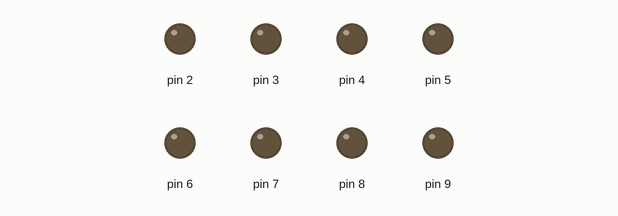
Recording of a sketch running on a simulated Arduino Uno, built with avr-gcc and run on an emulated ATmega328P. Shown: output pins drawn as LEDs (lit = HIGH).

Above: at 0.1 s.
At 4.1 s:
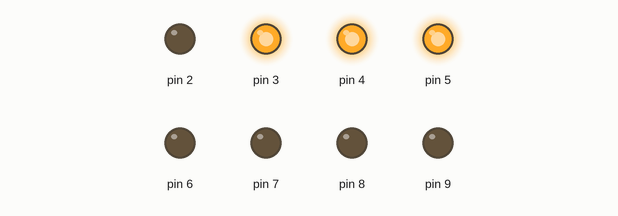
At 9.1 s:
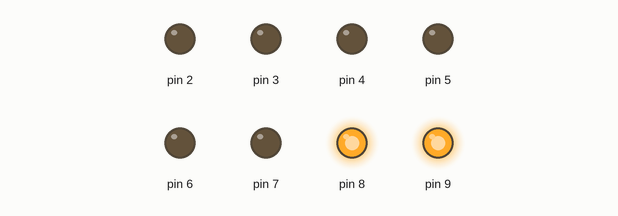
At 19.1 s:
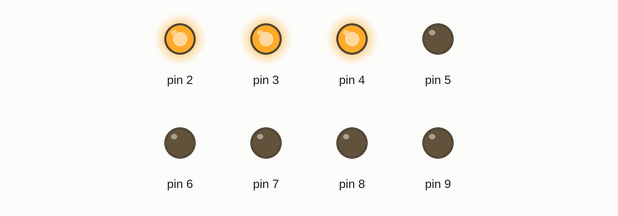
At 29.1 s:
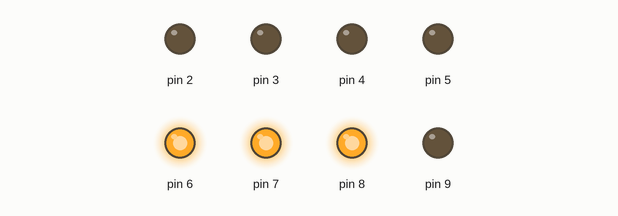
At 39.1 s:
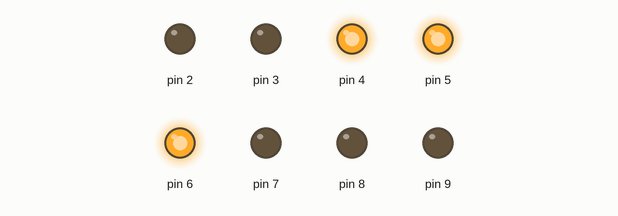
Timing chart, 0 to 40.0 s (numbered marks = the images above):
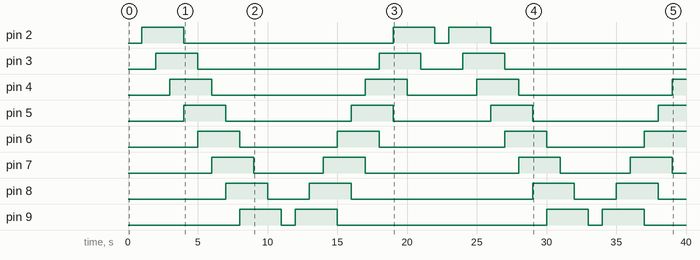

The sketch:

exercici_1.3.ino
```cpp
void setup()
{
  // put your setup code here, to run once:
  pinMode (2,OUTPUT);
  pinMode (3,OUTPUT);
  pinMode (4,OUTPUT);
  pinMode (5,OUTPUT);
  pinMode (6,OUTPUT);
  pinMode (7,OUTPUT);
  pinMode (8,OUTPUT);
  pinMode (9,OUTPUT);
}

void loop() {
  // put your main code here, to run repeatedly:
  digitalWrite (2,LOW);
  digitalWrite (3,LOW);
  digitalWrite (4,LOW);
  digitalWrite (5,LOW);
  digitalWrite (6,LOW);
  digitalWrite (7,LOW);
  digitalWrite (8,LOW);
  digitalWrite (9,LOW);
  delay (1000);
  digitalWrite (2,HIGH);
  delay (1000);
  digitalWrite (3,HIGH);
  delay (1000);
  digitalWrite (4,HIGH);
  delay (1000);
  digitalWrite (2,LOW);
  digitalWrite (5,HIGH);
  delay (1000);
  digitalWrite (3,LOW);
  digitalWrite (6,HIGH);
  delay (1000);
  digitalWrite (4,LOW);
  digitalWrite (7,HIGH);
  delay (1000);
  digitalWrite (5,LOW);
  digitalWrite (8,HIGH);
  delay (1000);
  digitalWrite (6,LOW);
  digitalWrite (9,HIGH);
  delay (1000);
  digitalWrite (7,LOW);
  delay (1000);
  digitalWrite (8,LOW);
  delay (1000);
  digitalWrite (9,LOW);
  delay (1000);
  digitalWrite (9,HIGH);
  delay (1000);
  digitalWrite (8,HIGH);
  delay (1000);
  digitalWrite (7,HIGH);
  delay (1000);
  digitalWrite (6,HIGH);
  digitalWrite (9,LOW);
  delay (1000);
  digitalWrite (5,HIGH);
  digitalWrite (8,LOW);
  delay (1000);
  digitalWrite (4,HIGH);
  digitalWrite (7,LOW);
  delay (1000);
  digitalWrite (3,HIGH);
  digitalWrite (6,LOW);
  delay (1000);
  digitalWrite (2,HIGH);
  digitalWrite (5,LOW);
  delay (1000);
  digitalWrite (4,LOW);
  delay (1000);
  digitalWrite (3,LOW);
  delay (1000);
  digitalWrite (2,LOW);
}
```

Measured:
- by itself, pin 2: goes HIGH 3.0 s, LOW 15.0 s, HIGH 3.0 s, LOW 1.0 s, HIGH 3.0 s, then LOW
- by itself, pin 3: goes HIGH 3.0 s, LOW 13.0 s, HIGH 3.0 s, LOW 3.0 s, HIGH 3.0 s, then LOW
- by itself, pin 4: goes HIGH 3.0 s, LOW 11.0 s, HIGH 3.0 s, LOW 5.0 s, HIGH 3.0 s, LOW 11.0 s, then HIGH
- by itself, pin 5: goes HIGH 3.0 s, LOW 9.0 s, HIGH 3.0 s, LOW 7.0 s, HIGH 3.0 s, LOW 9.0 s, then HIGH
- by itself, pin 6: goes HIGH 3.0 s, LOW 7.0 s, HIGH 3.0 s, LOW 9.0 s, HIGH 3.0 s, LOW 7.0 s, then HIGH
- by itself, pin 7: LOW → HIGH at 6.0 s, → LOW 3.0 s later, → HIGH 5.0 s later, → LOW 3.0 s later, … (8 changes in this stretch)
- by itself, pin 8: LOW → HIGH at 7.0 s, → LOW 3.0 s later, → HIGH 3.0 s later, → LOW 3.0 s later, … (8 changes in this stretch)
- by itself, pin 9: LOW → HIGH at 8.0 s, → LOW 3.0 s later, → HIGH 1.0 s later, → LOW 3.0 s later, … (8 changes in this stretch)
